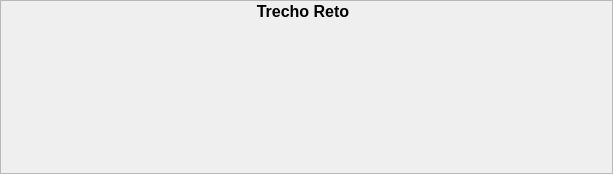
              <widget class="QFrame" name="frame_7">
               <property name="sizePolicy">
                <sizepolicy hsizetype="Fixed" vsizetype="Preferred">
                 <horstretch>0</horstretch>
                 <verstretch>0</verstretch>
                </sizepolicy>
               </property>
               <property name="minimumSize">
                <size>
                 <width>610</width>
                 <height>170</height>
                </size>
               </property>
               <property name="frameShape">
                <enum>QFrame::StyledPanel</enum>
               </property>
               <property name="frameShadow">
                <enum>QFrame::Raised</enum>
               </property>
               <widget class="PyDMDrawingRectangle" name="SRSP_ChBG">
                <property name="geometry">
                 <rect>
                  <x>20</x>
                  <y>64</y>
                  <width>23</width>
                  <height>15</height>
                 </rect>
                </property>
                <property name="minimumSize">
                 <size>
                  <width>20</width>
                  <height>15</height>
                 </size>
                </property>
                <property name="toolTip">
                 <string/>
                </property>
                <property name="brush" stdset="0">
                 <brush brushstyle="SolidPattern">
                  <color alpha="255">
                   <red>0</red>
                   <green>255</green>
                   <blue>0</blue>
                  </color>
                 </brush>
                </property>
               </widget>
               <widget class="QLabel" name="label_45">
                <property name="geometry">
                 <rect>
                  <x>2</x>
                  <y>2</y>
                  <width>602</width>
                  <height>19</height>
                 </rect>
                </property>
                <property name="text">
                 <string>&lt;html&gt;&lt;head/&gt;&lt;body&gt;&lt;p align=&quot;center&quot;&gt;&lt;span style=&quot; font-size:12pt; font-weight:600;&quot;&gt;Trecho Reto&lt;/span&gt;&lt;/p&gt;&lt;/body&gt;&lt;/html&gt;</string>
                </property>
               </widget>
               <widget class="PyDMDrawingRectangle" name="SRSP_ChMD">
                <property name="geometry">
                 <rect>
                  <x>224</x>
                  <y>42</y>
                  <width>23</width>
                  <height>15</height>
                 </rect>
                </property>
                <property name="minimumSize">
                 <size>
                  <width>23</width>
                  <height>15</height>
                 </size>
                </property>
                <property name="toolTip">
                 <string/>
                </property>
                <property name="brush" stdset="0">
                 <brush brushstyle="SolidPattern">
                  <color alpha="255">
                   <red>0</red>
                   <green>255</green>
                   <blue>0</blue>
                  </color>
                 </brush>
                </property>
               </widget>
               <widget class="QLabel" name="SR_Pic7">
                <property name="geometry">
                 <rect>
                  <x>2</x>
                  <y>27</y>
                  <width>602</width>
                  <height>138</height>
                 </rect>
                </property>
                <property name="text">
                 <string/>
                </property>
                <property name="pixmap">
                 <pixmap>../../../.designer/images/SR/SR_pic7.png</pixmap>
                </property>
                <property name="scaledContents">
                 <bool>true</bool>
                </property>
               </widget>
               <zorder>label_45</zorder>
               <zorder>SR_Pic7</zorder>
               <zorder>SRSP_ChBG</zorder>
               <zorder>SRSP_ChMD</zorder>
              </widget>
